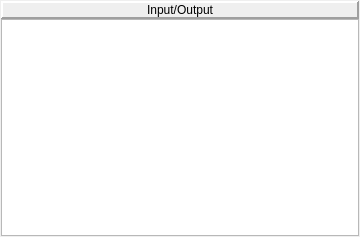
<?xml version="1.0" encoding="UTF-8"?>
<ui version="4.0">
 <class>TerminalPane</class>
 <widget class="QWidget" name="TerminalPane">
  <property name="geometry">
   <rect>
    <x>0</x>
    <y>0</y>
    <width>360</width>
    <height>237</height>
   </rect>
  </property>
  <property name="minimumSize">
   <size>
    <width>0</width>
    <height>0</height>
   </size>
  </property>
  <property name="windowTitle">
   <string>Form</string>
  </property>
  <layout class="QGridLayout">
   <property name="verticalSpacing">
    <number>0</number>
   </property>
   <property name="margin">
    <number>1</number>
   </property>
   <item row="1" column="0">
    <widget class="QTextEdit" name="pepTerminalTextEdit">
     <property name="readOnly">
      <bool>true</bool>
     </property>
    </widget>
   </item>
   <item row="0" column="0">
    <widget class="QLabel" name="pepTerminalLabel">
     <property name="frameShape">
      <enum>QFrame::Panel</enum>
     </property>
     <property name="frameShadow">
      <enum>QFrame::Raised</enum>
     </property>
     <property name="lineWidth">
      <number>2</number>
     </property>
     <property name="text">
      <string>Input/Output</string>
     </property>
     <property name="alignment">
      <set>Qt::AlignCenter</set>
     </property>
    </widget>
   </item>
  </layout>
 </widget>
 <resources/>
 <connections/>
</ui>
